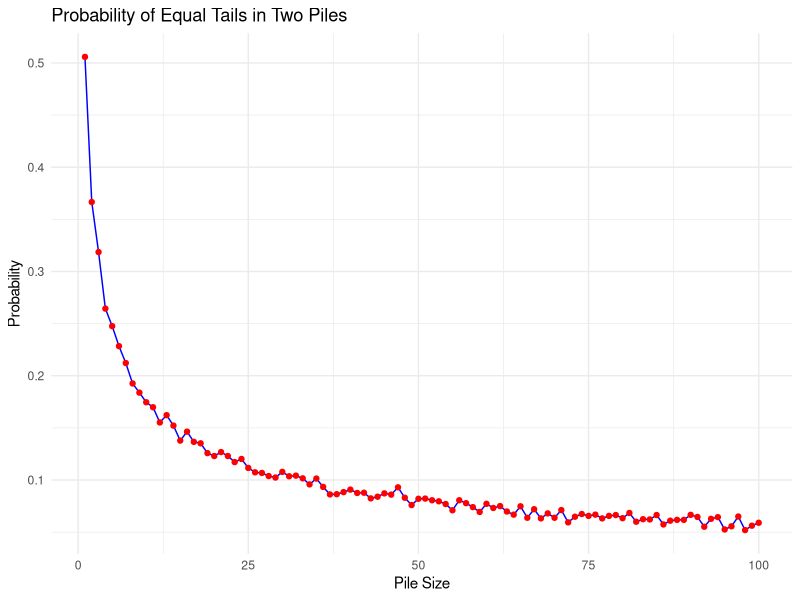
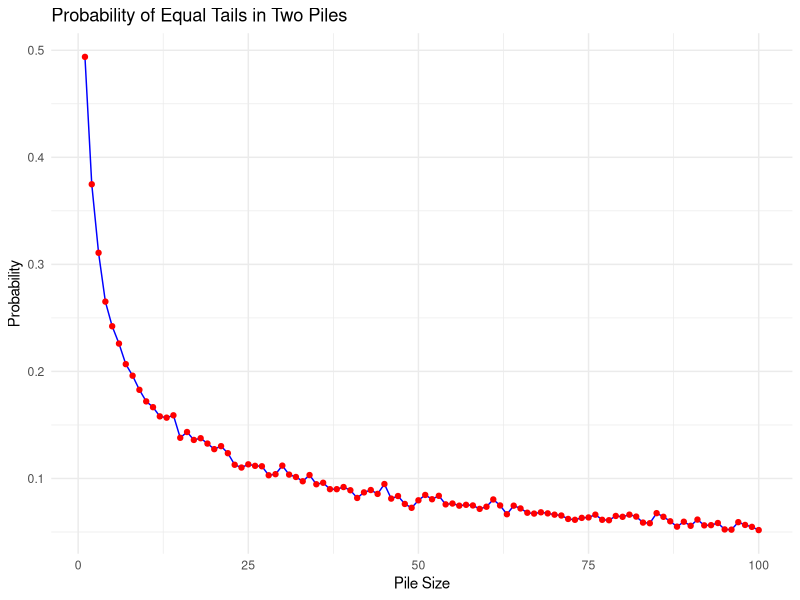

The R source for these figures, in order:
## ---- chunk 1
# Simulate flipping two piles of coins and checking if 
# the number of tails match
library(purrr)

# Outcome space of a coin flip
# 0 -> heads
# 1 -> tails
coin_flip <- c(0, 1)

# Function to simulate flipping two piles and checking
# if they match in tails
flip_coins <- function(pile_size) {
  left_pile <- sample(coin_flip, size = pile_size, replace = TRUE)
  right_pile <- sample(coin_flip, size = pile_size, replace = TRUE)
  
  
  # Return 1 if match, 0 otherwise
  tails_match <- ifelse(sum(left_pile) == sum(right_pile), 1, 0)
  return (tails_match)
}
## ---- chunk 2
coin_simulation <- function(pile_size, num_iterations) {
  results <- map_dbl(c(1:num_iterations), ~flip_coins(pile_size = pile_size)) 
  probability_same_tails <- mean(results)
  return(probability_same_tails)
}

coin_simulation(50, 100000)
## ---- chunk 3
library(ggplot2)

pile_size <- (1:100)

results_100 <- map_dbl(pile_size, coin_simulation, num_iterations = 5000)
results_df <- data.frame(pile_size = pile_size, probability = results_100)


ggplot(results_df, aes(x = pile_size, y = probability)) +
  geom_line(color = "blue") +
  geom_point(color = "red") +
  labs(
    title = "Probability of Equal Tails in Two Piles",
    x = "Pile Size",
    y = "Probability"
  ) +
  theme_minimal()
## ---- chunk 4
library(ggplot2)

pile_size <- (1:100)

results_100 <- map_dbl(pile_size, coin_simulation, num_iterations = 5000)
results_df <- data.frame(pile_size = pile_size, probability = results_100)


ggplot(results_df, aes(x = pile_size, y = probability)) +
  geom_line(color = "blue") +
  geom_point(color = "red") +
  labs(
    title = "Probability of Equal Tails in Two Piles",
    x = "Pile Size",
    y = "Probability"
  ) +
  theme_minimal()
